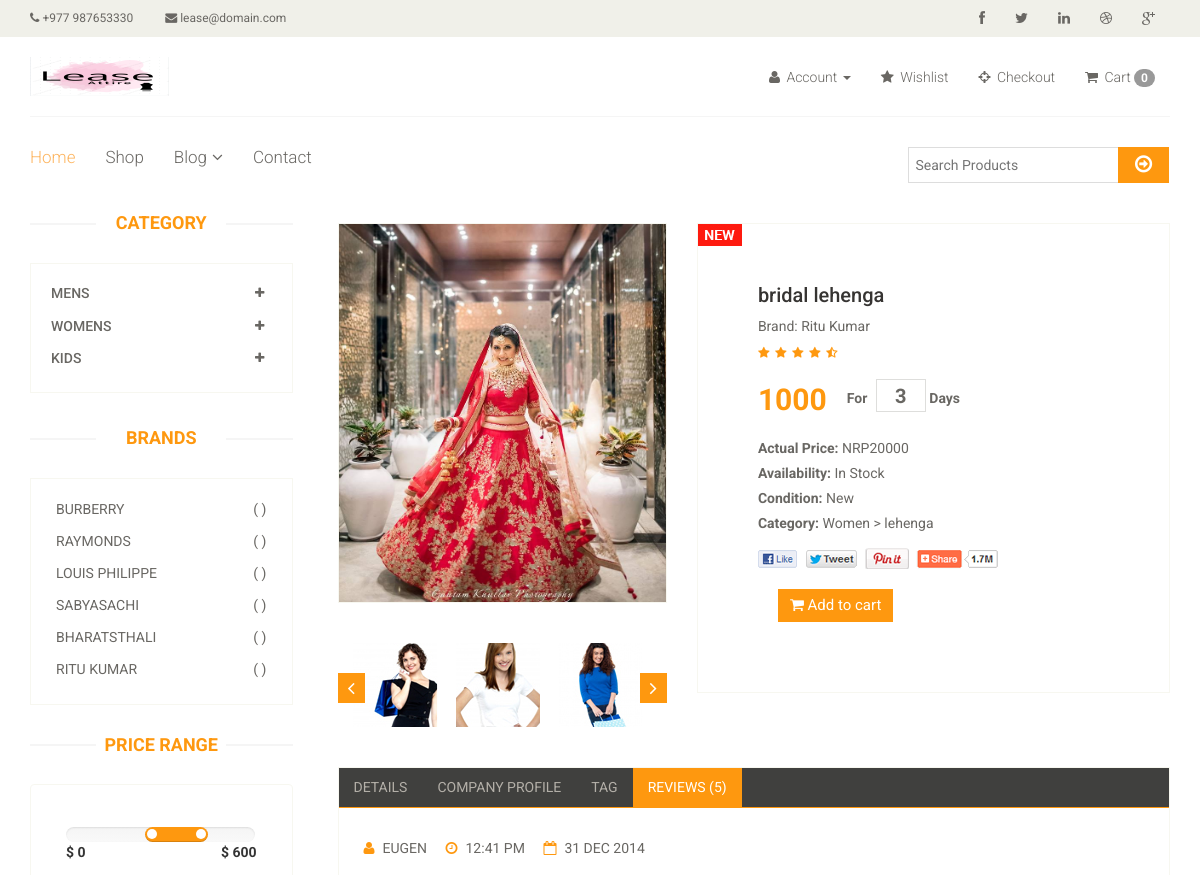
Before: /product-details/3 (upper part) with the older database file.
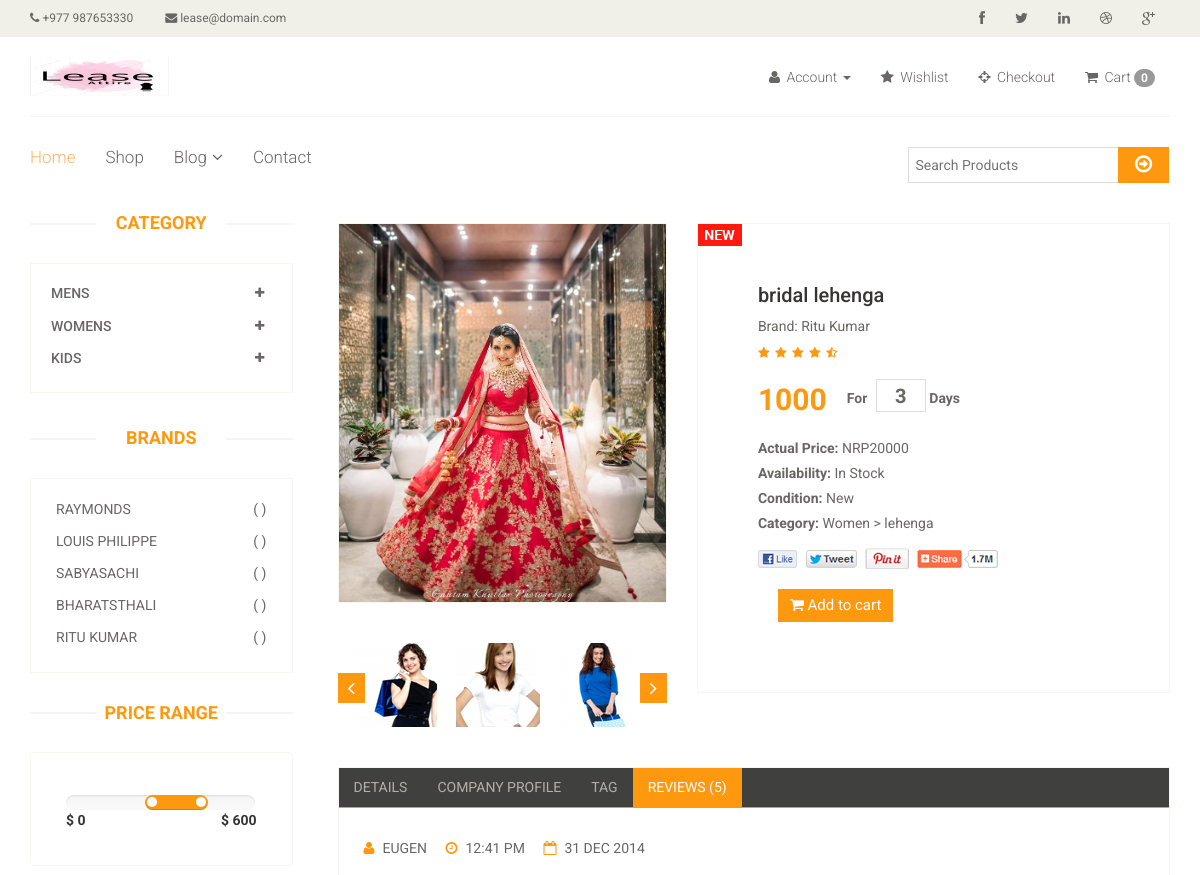
After: the same page with the newer database file.
### app/models.py (models this page shows, shortened)
class Brand(models.Model):
    name=models.CharField(max_length=150)
    def __str__(self):
            return self.name

class Product(models.Model):
    name =models.CharField(max_length=150)
    price=models.IntegerField()
    rentalprice=models.IntegerField()
    image =models.ImageField(upload_to='static/productImg')
    date =models.DateField(auto_now_add=True)
    category =models.ForeignKey(Category, on_delete=models.CASCADE,default=None)
    sub_category = models.ForeignKey(Sub_Category, on_delete=models.CASCADE, default=None)
    brand = models.ForeignKey(Brand, on_delete=models.CASCADE, default=None)

class Category(models.Model):
    name = models.CharField(max_length=150)
    def __str__(self):
            return self.name

class Sub_Category(models.Model):
    name =models.CharField(max_length=150)
    category =models.ForeignKey(Category, on_delete=models.CASCADE)
    def __str__(self):
            return self.name

### app/views.py (the view)
# urls.py: path('product-details/<str:id>', views.productDetails),
def productDetails(request, id):
    brands=Brand.objects.all()
    category= Category.objects.all()
    product =Product.objects.filter(id=id).first()
    context={
        'brand':brands,
        'product':product,
        'category':category,
    }
    return render(request, 'productDetails.html',context)

### templates/productDetails.html (shortened to what this page needs)
{% extends 'master.html' %}
{% load static %}
{%block body %}
<section>
  <div class="container">
    <div class="row">
      <div class="col-sm-3">
        <div class="left-sidebar">
          <h2>Category</h2>
          <div class="panel-group category-products" id="accordian">
            <div class="panel panel-default">
              <div class="panel-heading">
                <h4 class="panel-title">
                  <a
                    data-toggle="collapse"
                    data-parent="#accordian"
                    href="#sportswear"
                  >
                    <span class="badge pull-right"
                      ><i class="fa fa-plus"></i
                    ></span>
                    Mens
                  </a>
                </h4>
              </div>
            </div>
            <div class="panel panel-default">
              <div class="panel-heading">
                <h4 class="panel-title">
                  <a
                    data-toggle="collapse"
                    data-parent="#accordian"
                    href="#womens"
                  >
                    <span class="badge pull-right"
                      ><i class="fa fa-plus"></i
                    ></span>
                    Womens
                  </a>
                </h4>
              </div>
            </div>
            <div class="panel panel-default">
              <div class="panel-heading">
                <h4 class="panel-title">
                  <a
                    data-toggle="collapse"
                    data-parent="#accordian"
                    href="#sportswear"
                  >
                    <span class="badge pull-right"
                      ><i class="fa fa-plus"></i
                    ></span>
                    Kids
                  </a>
                </h4>
              </div>
            </div>
          </div>
          <div class="brands_products">
            <h2>Brands</h2>
            <div class="brands-name">
              <ul class="nav nav-pills nav-stacked">
               {% for b in brand %}
                <li>
                  <a href="/?brand={{b.id}}"> <span class="pull-right">( )</span>{{b.name}}</a>
                </li>
               {% endfor %}
              </ul>
            </div>
          </div>
          <div class="price-range">
            <h2>Price Range</h2>
            <div class="well">
              /><br />
              <b>$ 0</b> <b class="pull-right">$ 600</b>
            </div>
          </div>
        </div>
      </div>
      <div class="col-sm-9 padding-right">
        <div class="product-details">
          <div class="col-sm-5">
            <div class="view-product">
              <img src= {{product.image.url}}  alt="" />
            </div>
            <div
              id="similar-product"
              class="carousel slide"
              data-ride="carousel"
            >
              <div class="carousel-inner">
                <div class="item active">
                  <a href=""
                    ><img src="images/product-details/similar1.jpg" alt=""
                  /></a>
                  <a href=""
                    ><img src="images/product-details/similar2.jpg" alt=""
                  /></a>
                  <a href=""
                    ><img src="images/product-details/similar3.jpg" alt=""
                  /></a>
                </div>
              </div>
              <a
                class="left item-control"
                href="#similar-product"
                data-slide="prev">
                <i class="fa fa-angle-left"></i>
              </a>
              <a
                class="right item-control"
                href="#similar-product"
                data-slide="next"
              >
                <i class="fa fa-angle-right"></i>
              </a>
            </div>
          </div>
          <div class="col-sm-7">
            <div class="product-information">
              <img
                src="{%static 'images/product-details/new.jpg'%}"
                class="newarrival"
                alt=""
              />
              <h2>{{product.name}}</h2>
              <p>Brand: {{product.brand}}</p>
              <img src="{%static 'images/product-details/rating.png'%}" alt="" /></br>
              <span>
                <span>{{product.rentalprice}}</span>
                <label>For</label>
                <input type="text" value="3"  />
                <label>Days</label>
              </span>
              <p><b>Actual Price:</b> NRP{{product.price}}</p>
              <p><b>Availability:</b> In Stock</p>
              <p><b>Condition:</b> New</p>
              <p><b>Category:</b> {{product.category}} > {{product.sub_category}}</p>
              <a href=""
                ><img
                  src="{%static 'images/product-details/share.png'%}"
                  class="share img-responsive"
                  alt=""
              /></a><br>
                <button type="button" class="btn btn-fefault cart">
                  <i class="fa fa-shopping-cart"></i>
                  Add to cart
                </button>
            </div>
          </div>
        </div>
        <div class="category-tab shop-details-tab">
          <div class="col-sm-12">
            <ul class="nav nav-tabs">
              <li><a href="#details" data-toggle="tab">Details</a></li>
              <li>
                <a href="#companyprofile" data-toggle="tab">Company Profile</a>
              </li>
              <li><a href="#tag" data-toggle="tab">Tag</a></li>
              <li class="active">
                <a href="#reviews" data-toggle="tab">Reviews (5)</a>
              </li>
            </ul>
          </div>
          <div class="tab-content">
            <div class="tab-pane fade active in" id="reviews">
              <div class="col-sm-12">
                <ul>
                  <li>
                    <a href=""><i class="fa fa-user"></i>EUGEN</a>
                  </li>
                  <li>
                    <a href=""><i class="fa fa-clock-o"></i>12:41 PM</a>
                  </li>
                  <li>
                    <a href=""><i class="fa fa-calendar-o"></i>31 DEC 2014</a>
                  </li>
                </ul>
              </div>
            </div>
          </div>
        </div>
      </div>
    </div>
  </div>
</section>
{% endblock %}

### templates/master.html (shortened to what this page needs)
<!DOCTYPE html>
<html lang="en">
  <head>
    {% load static %}
    <link href="{% static 'css/bootstrap.min.css' %}" rel="stylesheet" />
    <link href="{%static  'css/font-awesome.min.css'%}" rel="stylesheet" />
    <link href="{%static 'css/prettyPhoto.css'%}" rel="stylesheet" />
    <link href="{%static 'css/price-range.css'%}" rel="stylesheet" />
    <link href="{%static 'css/animate.css'%}" rel="stylesheet" />
    <link href="{%static 'css/main.css'%}" rel="stylesheet" />
    <link href="{%static 'css/responsive.css'%}" rel="stylesheet" />
    </head
  >
  <body>
    <header id="header">
      <div class="header_top">
        <div class="container">
          <div class="row">
            <div class="col-sm-6">
              <div class="contactinfo">
                <ul class="nav nav-pills">
                  <li>
                    <a href="#"><i class="fa fa-phone"></i> +977 987653330</a>
                  </li>
                  <li>
                    <a href="#"
                      ><i class="fa fa-envelope"></i> lease@domain.com</a
                    >
                  </li>
                </ul>
              </div>
            </div>
            <div class="col-sm-6">
              <div class="social-icons pull-right">
                <ul class="nav navbar-nav">
                  <li>
                    <a href="#"><i class="fa fa-facebook"></i></a>
                  </li>
                  <li>
                    <a href="#"><i class="fa fa-twitter"></i></a>
                  </li>
                  <li>
                    <a href="#"><i class="fa fa-linkedin"></i></a>
                  </li>
                  <li>
                    <a href="#"><i class="fa fa-dribbble"></i></a>
                  </li>
                  <li>
                    <a href="#"><i class="fa fa-google-plus"></i></a>
                  </li>
                </ul>
              </div>
            </div>
          </div>
        </div>
      </div>
      <div class="header-middle">
        <div class="container">
          <div class="row">
            <div class="col-sm-4">
              <div class="logo pull-left">
                <a href="/"><img src="static/images/home/leaselogo.png" alt="" /></a>
              </div>
            </div>
            <div class="col-sm-8">
              <div class="shop-menu pull-right">
                <ul class="nav navbar-nav">
                  <li>
                    <a href="#" data-toggle="dropdown" >
                      <i class="fa fa-user"></i>
                        {% if user.is_authenticated %}
                            Welcome, {{ user.get_username }}
                        {% else %}
                            Account
                        {% endif %}
                       <span class="caret"></span>
                      </a>
                  </li>
                  <li>
                    <a href="#"><i class="fa fa-star"></i> Wishlist</a>
                  </li>
                  <li>
                    <a href="/checkout"
                      ><i class="fa fa-crosshairs"></i> Checkout</a
                    >
                  </li>
                  <li>
                    <a href="/cart"
                      ><i class="fa fa-shopping-cart"></i> Cart  <span class="badge">{{request.session.cart|length}}</span>
                     </a>
                  </li>
                </ul>
              </div>
            </div>
          </div>
        </div>
      </div>
      <div class="header-bottom">
        <div class="container">
          <div class="row">
            <div class="col-sm-9">
              <div class="mainmenu pull-left">
                <ul class="nav navbar-nav collapse navbar-collapse">
                  <li><a href="/" class="active">Home</a></li>
                  <li class="dropdown">
                    <a href="/shop">Shop</a>
                    </li>
                  <li class="dropdown">
                    <a href="#">Blog<i class="fa fa-angle-down"></i></a>
                  </li>
                   <li><a href="/contact">Contact</a></li>
                </ul>
              </div>
            </div>
            <div class="col-sm-3">
            <form action="/search" class="searchform">
                  <input type="text" name="query" placeholder="Search Products " />
                  <button type="submit" class="btn btn-default">
                    <i class="fa fa-arrow-circle-o-right"></i>
                  </button>
                </form>
            </div>
          </div>
        </div>
      </div>
    </header>
    {% block body %}{% endblock body %}
  </body>
</html>

Changed rows visible on the page:
removed Brand: name "BURBERRY"
